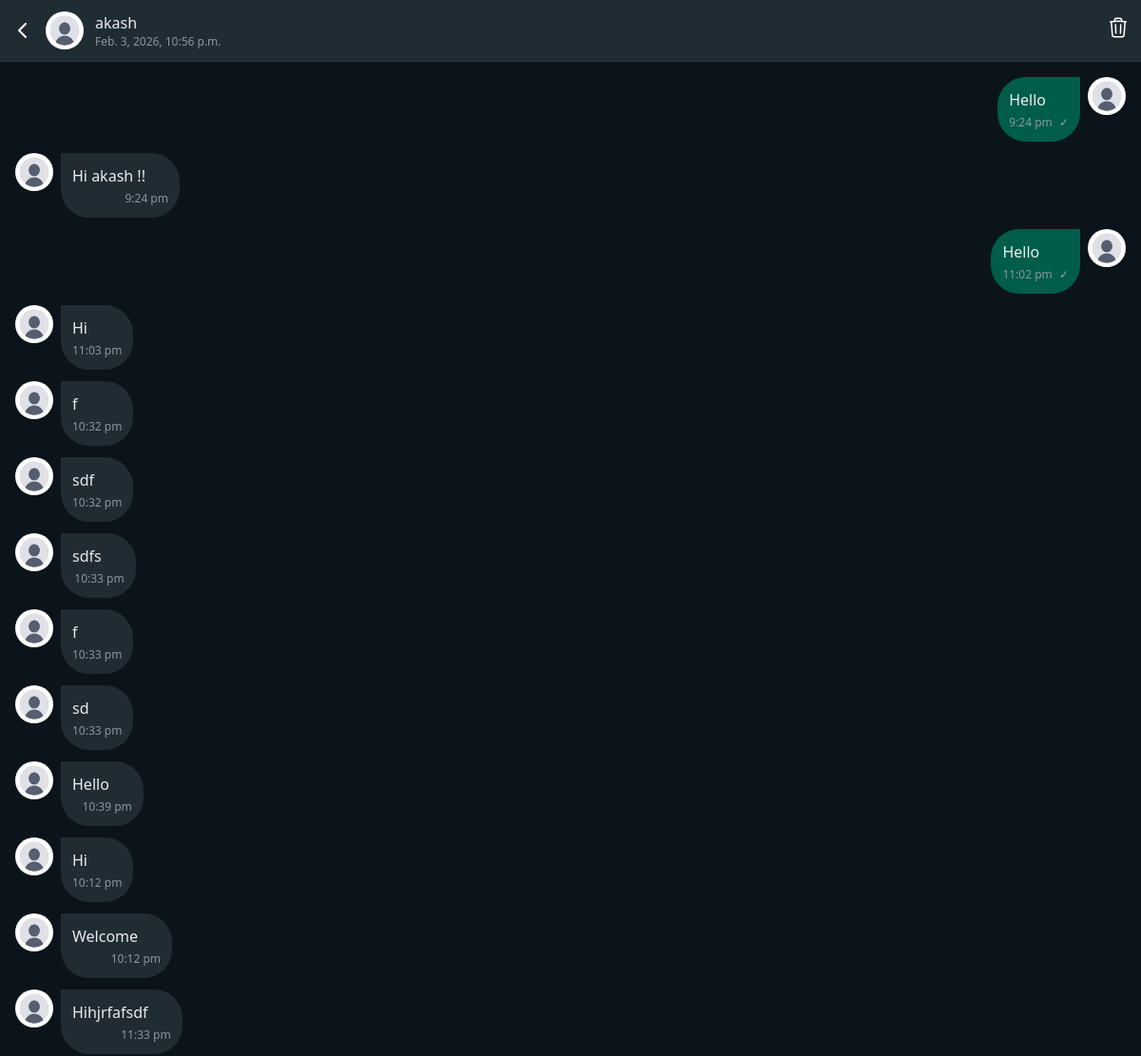
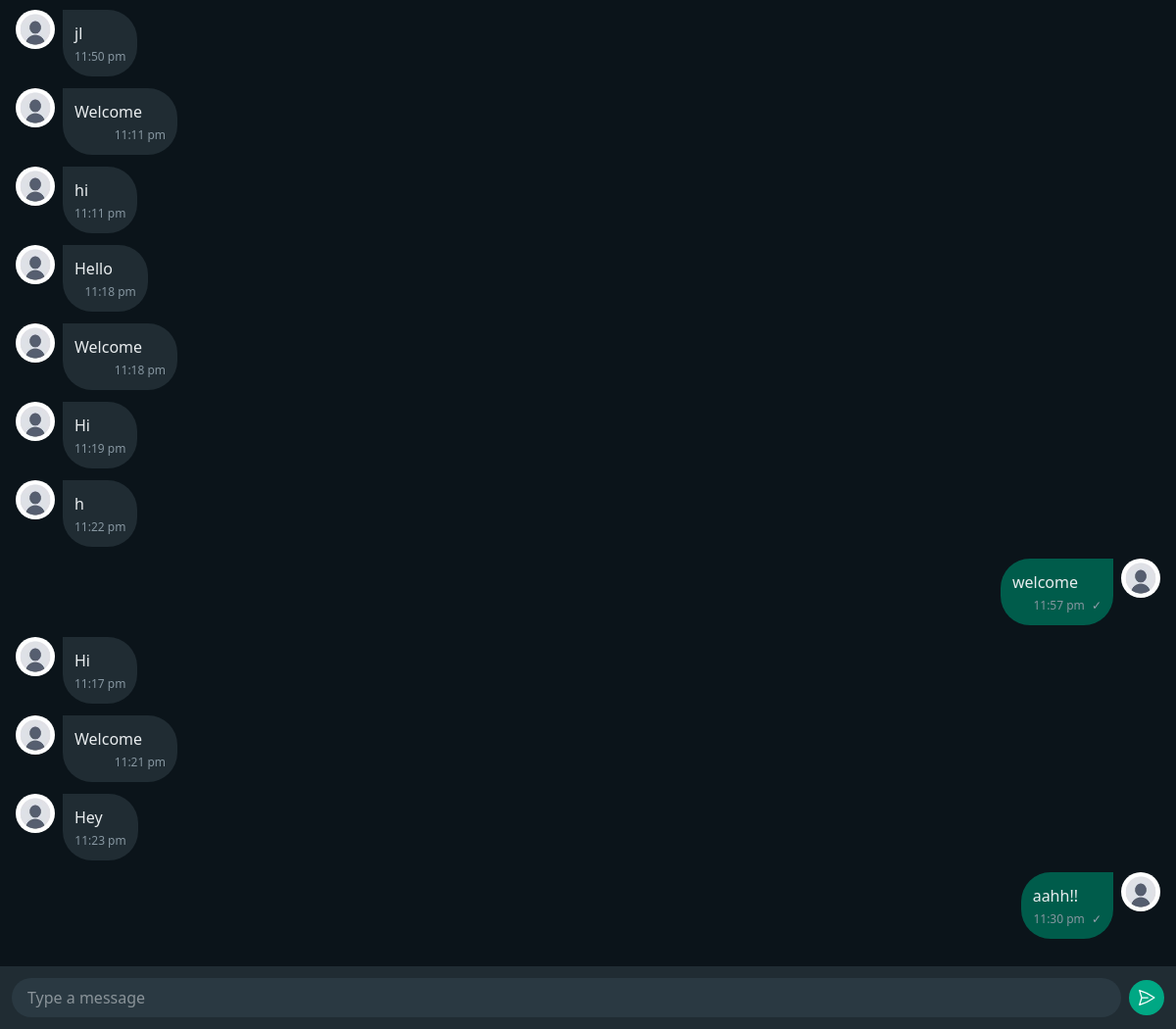
/chat/conversation/2 (signed in), run on the app's committed database (2 pictures, top to bottom).
### userauths/models.py (models this page shows, shortened)
class CustomUser(AbstractUser):
    username = models.CharField(
        max_length=20,
        unique=True,
        blank=False,
        validators=[
            RegexValidator(
                regex='^[a-zA-Z0-9_]+$',
                message='Username can only contain letters, numbers, and underscores',
                code='invalid_username'
            )
        ],
        help_text='Required 20 characters or fewer. Letters, digits and _ only.'
    )
    email = models.EmailField(
        unique=True,
        blank=False,
        help_text='Required. Must be a valid email address.'
    )
    bio = models.TextField(
        max_length=500,  # Increased from 100
        blank=True,  # Changed from False
        help_text='Tell us about yourself (500 characters max)'
    )
    avatar = models.ImageField(
        upload_to=userDirectoryPath,
        default='default.jpg',
        help_text='Profile picture (300x300 recommended)'
    )
    website = models.URLField(
        blank=True,
        default='',
        help_text='Your personal website'
    )
    facebook = models.URLField(
        blank=True,
        default='',
        help_text='Your Facebook profile URL'
    )
    instagram = models.URLField(  # Fixed typo from 'instagran'
        blank=True,
        default='',
        help_text='Your Instagram profile URL'
    )
    twitter = models.URLField(
        blank=True,
        default='',
        help_text='Your Twitter profile URL'
    )
    is_verified = models.BooleanField(
        default=False,
        help_text='Designates whether the user has verified their email'
    )
    last_activity = models.DateTimeField(
        null=True,
        blank=True,
        help_text='Last time the user was active'
    )
    USERNAME_FIELD = 'email'
    REQUIRED_FIELDS = ['username']  # Email is already required by default
    class Meta:
        verbose_name = 'User'
        verbose_name_plural = 'Users'
        ordering = ['-date_joined']

### chat/models.py (models this page shows, shortened)
class Messages(models.Model):
    sender = models.ForeignKey(CustomUser, on_delete=models.CASCADE, related_name="sent")
    recipient = models.ForeignKey(CustomUser, on_delete=models.CASCADE, related_name="received")
    body = models.TextField()
    created_at = models.DateTimeField(auto_now_add=True)
    delivered = models.BooleanField(default=False)
    seen = models.BooleanField(default=False)
    deleted_for_sender = models.BooleanField(default=False)
    deleted_for_recipient = models.BooleanField(default=False)
    class Meta:
        db_table = 'messages'
        ordering = ['-created_at']
    @classmethod
    def getConversation(cls, user, partner_id):
        try:
            partner = CustomUser.objects.get(id=partner_id)
        except CustomUser.DoesNotExist:
            return None  # Or raise exception
        messages = (
            Messages.objects.filter(
                Q(sender=user, recipient=partner, deleted_for_sender=False) |
                Q(sender=partner, recipient=user, deleted_for_recipient=False)
            )
            .select_related("sender", "recipient")  # PERFORMANCE BOOST
            .order_by("created_at")
        )
        Messages.objects.filter(
            sender=partner,
            recipient=user,
            seen=False
        ).update(seen=True)
        return {
            "partner": partner,
            "messages": messages,
        }

### chat/views.py (the view)
# urls.py: path('conversation/<int:partner_id>', getConversationView.as_view(), name='conversation'),
class getConversationView(LoginRequiredMixin, View):
    login_url = '/'  # Redirect URL if not authenticated
    redirect_field_name = 'next'  # Default (optional)
    def get(self, request, partner_id):
        try:
            conversation = Messages.getConversation(user=request.user, partner_id=partner_id)
        except Exception as e:
            messages.error(request, f"Error loading conversations: {str(e)}")
        return render(request, 'chat/conversation.html', context={'conversation': conversation})

### templates/chat/conversation.html (shortened to what this page needs)
{% extends "chat/base.html" %}
{% block content %}
  {% load static %}
  <div
    id="chat-container"
    class="flex flex-col h-screen bg-[#0B141A]"
    data-conversation-id="{{ conversation.id }}"
    data-user-id="{{ request.user.id }}"
    data-user-name="{{ request.user.username }}"
    data-user-avatar="{{ request.user.avatar.url }}"
    data-recipient-id="{{ conversation.partner.id }}"
    data-recipient-name="{{ conversation.partner.username }}"
    data-recipient-avatar="{{ conversation.partner.avatar.url }}"
    data-recipient-last-active="{{ conversation.partner.last_activity }}"
  >
    {% if conversation.partner %}
    <div
      class="p-3 border-b border-[#2F3B43] bg-[#202C33] flex justify-between items-center"
    >
      <div>
        <div class="flex items-center space-x-3">
          <a
            href="{% url 'user-conversations' %}"
            class="text-white"
            title="Back"
          >
            <svg
              class="w-6 h-6"
              fill="none"
              stroke="currentColor"
              viewBox="0 0 24 24"
            >
              <path
                stroke-linecap="round"
                stroke-linejoin="round"
                stroke-width="2"
                d="M15 19l-7-7 7-7"
              ></path>
            </svg>
          </a>
          <img
            src="{{ conversation.partner.avatar.url|default:'/media/default.jpg' }}"
            alt="{{ conversation.partner.username }}"
            class="w-10 h-10 rounded-full object-cover"
            onerror="this.src='/static/images/default-avatar.jpg'"
          />
          <div>
            <h2 class="font-medium text-[#E9EDEF]">
              {{ conversation.partner.username }}
            </h2>
            <p id="presence-status" class="text-xs text-[#8696A0]">
              {{ conversation.partner.last_activity }}
            </p>
          </div>
        </div>
      </div>
      <a href="">
        <button class="text-[#fff] cursor-pointer" title="Clear chats">
        </button>
      </a>
    </div>
    {% endif %}
    <div
      class="flex-1 overflow-y-auto p-4 space-y-2 bg-[#0B141A] bg-opacity-95"
      id="messages-container"
    >
      {% for message in conversation.messages %}
        <div class="flex w-full gap-2 mb-3 {% if message.sender == request.user %}flex-row-reverse{% else %}justify-start{% endif %}">
          <img
            src="{{ message.sender.avatar.url|default:'/media/default.jpg' }}"
            alt="{{ message.sender.username }}"
            class="w-10 h-10 rounded-full object-cover flex-shrink-0"
            onerror="this.src='/static/images/default-avatar.jpg'"
          />
          <div
            class="max-w-[65%] rounded-br-[30px] rounded-bl-[30px] p-3 {% if message.sender == request.user %}rounded-tl-[30px] bg-[#005C4B]{% else %}rounded-tr-[30px] bg-[#202C33]{% endif %} group relative"
          >
            <div class="relative">
              <p class="text-[#E9EDEF] pr-6">{{ message.body }}</p>
            </div>
            <p class="text-xs text-[#8696A0] text-right mt-1">
              {{ message.created_at|time:"g:i A"|lower }}
              {% if message.sender == request.user %}
                {% if message.recipientId_has_read %}
                  <span class="ml-1 text-[#53BDEB]">✓✓</span>
                {% else %}
                  <span class="ml-1 text-gray-400">✓</span>
                {% endif %}
              {% endif %}
            </p>
          </div>
        </div>
      {% empty %}
        <div class="text-center text-[#8696A0] py-8">No messages yet</div>
      {% endfor %}
    </div>
    <div class="p-3 bg-[#202C33]">
      <form method="post" id="chat-form" class="flex items-center gap-2 w-full">
        <div class="flex-1 min-w-0">
          <input
            type="text"
            name="body"
            id="body"
            placeholder="Type a message"
            class="w-full bg-[#2A3942] text-[#E9EDEF] rounded-full px-4 py-2 focus:outline-none focus:ring-1 focus:ring-[#00A884]"
            autocomplete="off"
            required
          />
        </div>
        <button
          type="submit"
          class="shrink-0 bg-[#00A884] text-white rounded-full p-2 hover:bg-[#06CF9C] focus:outline-none focus:ring-1 focus:ring-white cursor-pointer"
          aria-label="Send message"
        >
          <svg
            xmlns="http://www.w3.org/2000/svg"
            class="h-5 w-5"
            fill="none"
            viewBox="0 0 24 24"
            stroke-width="1.5"
            stroke="currentColor"
            class="size-6"
          >
            <path
              stroke-linecap="round"
              stroke-linejoin="round"
              d="M6 12 3.269 3.125A59.769 59.769 0 0 1 21.485 12 59.768 59.768 0 0 1 3.27 20.875L5.999 12Zm0 0h7.5"
            />
          </svg>
        </button>
      </form>
    </div>
  </div>
{% endblock content %}

### data on the page
CustomUser: partner.avatar (placeholder picture), partner.username "akash", partner.last_activity "Feb. 3, 2026, 10:56 p.m."
Messages: sender.avatar (placeholder picture), body "Hello", created_at "9:24 pm"
Messages: sender.avatar (placeholder picture), body "Hi akash !!", created_at "9:24 pm"
Messages: sender.avatar (placeholder picture), body "Hello", created_at "11:02 pm"
Messages: sender.avatar (placeholder picture), body "Hi", created_at "11:03 pm"
Messages: sender.avatar (placeholder picture), body "f", created_at "10:32 pm"
Messages: sender.avatar (placeholder picture), body "sdf", created_at "10:32 pm"
Messages: sender.avatar (placeholder picture), body "sdfs", created_at "10:33 pm"
Messages: sender.avatar (placeholder picture), body "f", created_at "10:33 pm"
Messages: sender.avatar (placeholder picture), body "sd", created_at "10:33 pm"
Messages: sender.avatar (placeholder picture), body "Hello", created_at "10:39 pm"
Messages: sender.avatar (placeholder picture), body "Hi", created_at "10:12 pm"
Messages: sender.avatar (placeholder picture), body "Welcome", created_at "10:12 pm"
Messages: sender.avatar (placeholder picture), body "Hihjrfafsdf", created_at "11:33 pm"
Messages: sender.avatar (placeholder picture), body "jl", created_at "11:50 pm"
Messages: sender.avatar (placeholder picture), body "Welcome", created_at "11:11 pm"
Messages: sender.avatar (placeholder picture), body "hi", created_at "11:11 pm"
Messages: sender.avatar (placeholder picture), body "Hello", created_at "11:18 pm"
Messages: sender.avatar (placeholder picture), body "Welcome", created_at "11:18 pm"
Messages: sender.avatar (placeholder picture), body "Hi", created_at "11:19 pm"
Messages: sender.avatar (placeholder picture), body "h", created_at "11:22 pm"
Messages: sender.avatar (placeholder picture), body "welcome", created_at "11:57 pm"
Messages: sender.avatar (placeholder picture), body "Hi", created_at "11:17 pm"
Messages: sender.avatar (placeholder picture), body "Welcome", created_at "11:21 pm"
Messages: sender.avatar (placeholder picture), body "Hey", created_at "11:23 pm"
Messages: sender.avatar (placeholder picture), body "aahh!!", created_at "11:30 pm"
